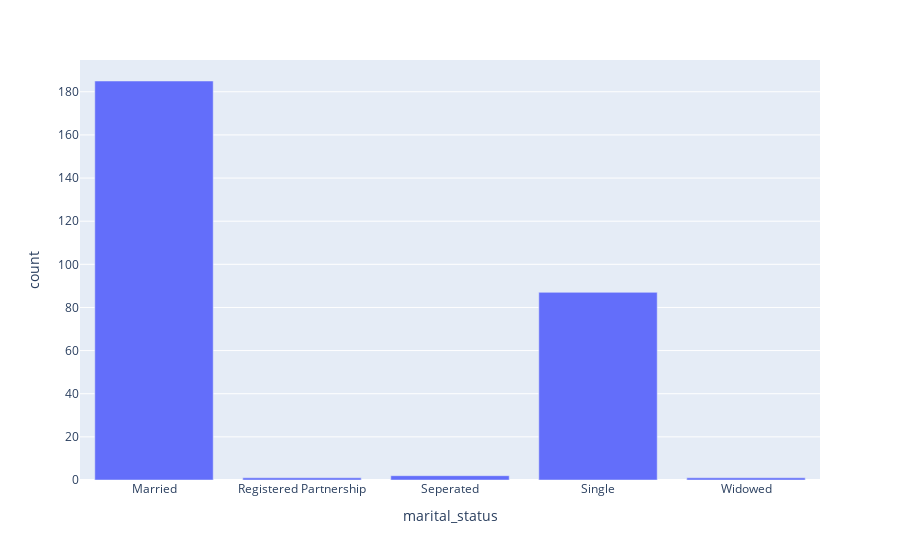

The code cell stored with this chart in its notebook:
### Code cell
fig = px.bar(marital_status_df, x='marital_status', y='count')
fig.show()

### Figure 1 — Plotly figure (JSON) as saved in the notebook; plotly's stock layout.template omitted (floating-point values rounded to 4 significant figures)
{"data": [{"alignmentgroup": "True", "hovertemplate": "marital_status=%{x}<br>count=%{y}<extra></extra>", "legendgroup": "", "marker": {"color": "#636efa", "pattern": {"shape": ""}}, "name": "", "offsetgroup": "", "orientation": "v", "showlegend": false, "textposition": "auto", "x": ["Married", "Registered Partnership", "Seperated", "Single", "Widowed"], "xaxis": "x", "y": [185, 1, 2, 87, 1], "yaxis": "y", "type": "bar"}], "layout": {"xaxis": {"anchor": "y", "domain": [0, 1], "title": {"text": "marital_status"}}, "yaxis": {"anchor": "x", "domain": [0, 1], "title": {"text": "count"}}, "legend": {"tracegroupgap": 0}, "margin": {"t": 60}, "barmode": "relative"}}
